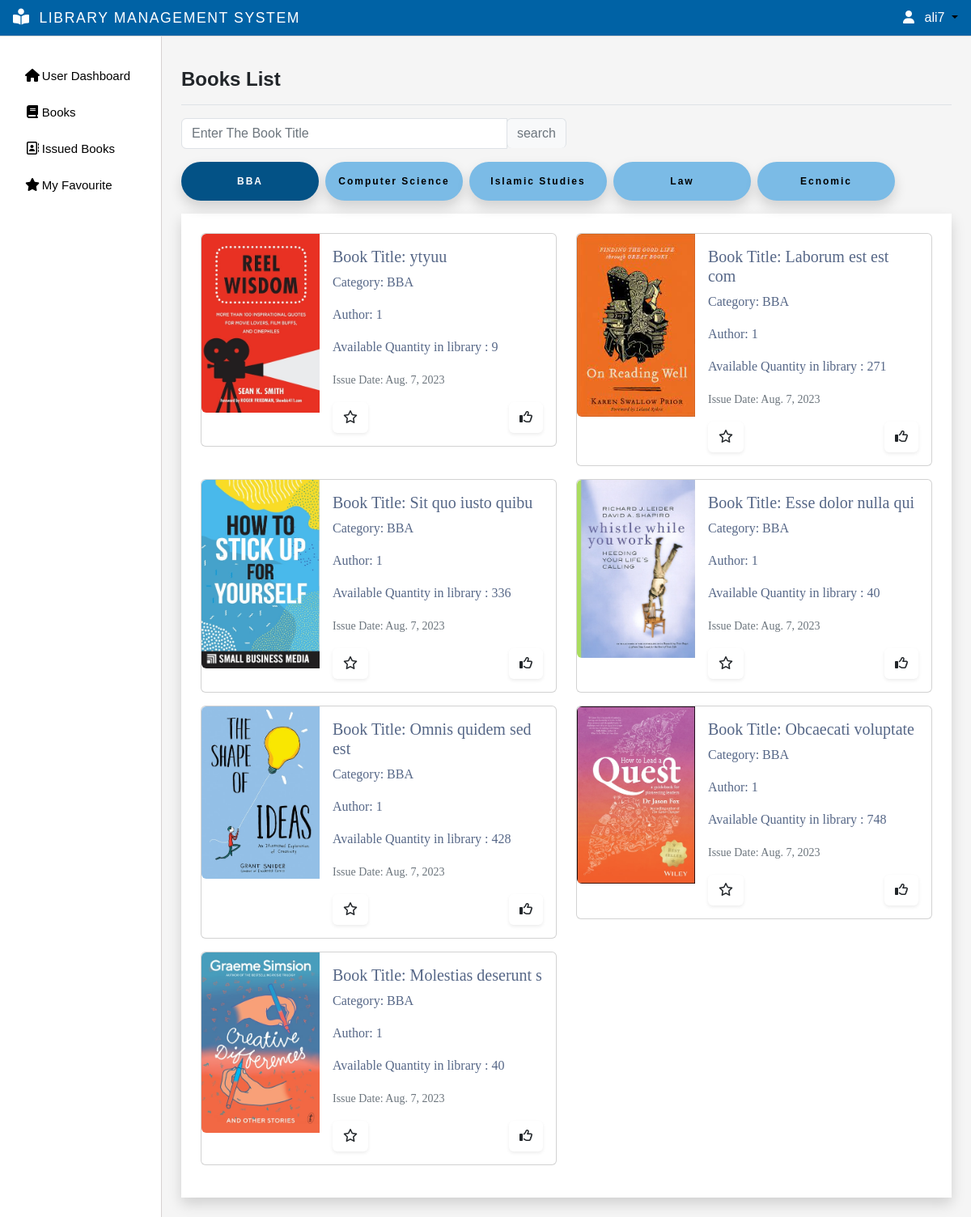
/book_list/?filter_by=BBA (signed in), run on an earlier commit of the app's database.
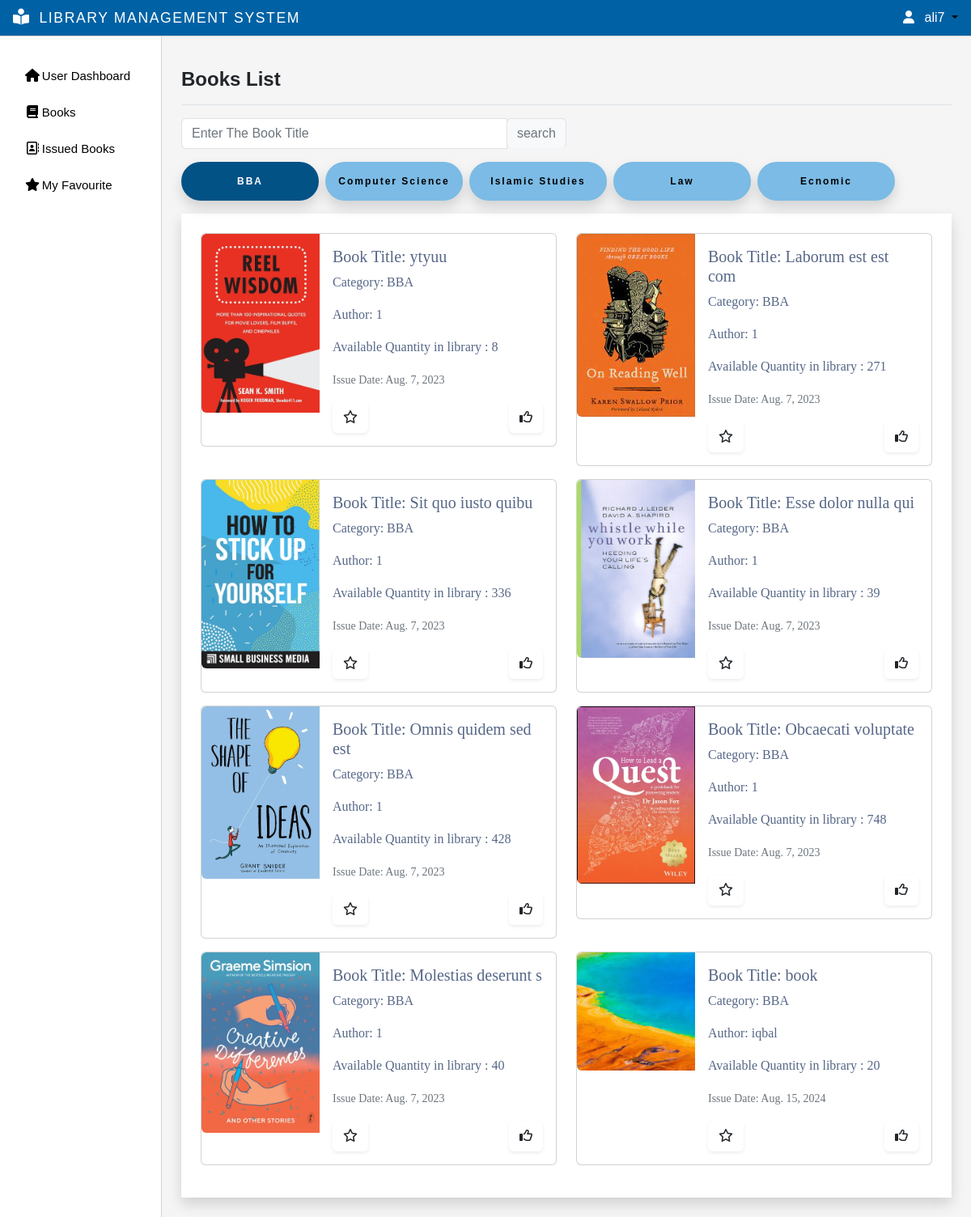
And on a later commit of the database.
### myapp/models.py (models this page shows, shortened)
class CustomUser(AbstractUser):
    email = models.EmailField(max_length=255, unique=True)
    username = models.CharField(max_length=50, unique=True)
    first_name = models.CharField(null=True, blank=True, max_length=100)
    father_name= models.CharField(null=True, blank=True, max_length=100)
    last_name = models.CharField(null=True, blank=True, max_length=100)
    phone_number = models.CharField(max_length=16)
    user_id = models.CharField(max_length=50,null=True,blank=True)
    group = models.ForeignKey(Group, on_delete=models.CASCADE, default=2)
    gender = models.CharField(max_length=1,null=True,blank=True)
    USERNAME_FIELD = 'email'
    EMAIL_FIELD = 'email'
    REQUIRED_FIELDS = []
    objects = CutomUserManager()

class Category(models.Model):
    name = models.CharField(max_length=200)
    status = models.BooleanField(default=True)
    def __str__(self):
        return self.name

class Books(models.Model):
    isbn_number = models.CharField(max_length=20,null=True,blank=True)
    title = models.CharField(max_length=20)
    book_descriptions = models.TextField(max_length=1000, null=True, blank=True)
    category = models.ForeignKey(Category, on_delete=models.CASCADE)
    available_quantity = models.IntegerField(default=0)
    cover_photo = models.ImageField(
        upload_to='images/', null=True, blank=True,  default='images/default.jpg')
    issue_date = models.DateField(auto_now_add=True)
    book_file = models.FileField(upload_to="files/",null=True,blank=True)
    author = models.CharField(max_length=255, null=True)
    class Meta:
        ordering = ['issue_date']

### myapp/decorators.py (the view)
        def wrapper_func(request, *args, **kwargs):
            group = None
            if request.user.group:
                group = request.user.group.name
            if group in allowed_roles:
                return view_func(request, *args, **kwargs)
            else:
                return HttpResponse('Your are not authorized to view this page!')

### myapp/utils.py (called while the page is built)
def paginateBooks(request, book, results):
    page = request.GET.get('page')
    paginator = Paginator(book, results)
    try:
        book = paginator.page(page)
    except PageNotAnInteger:
        page = 1
        book = paginator.page(page)
    except EmptyPage:
        page = paginator.num_pages
        book = paginator.page(page)
    leftIndex = (int(page) - 4)
    if leftIndex < 1:
        leftIndex = 1
    rightIndex = (int(page) + 5)
    if rightIndex > paginator.num_pages:
        rightIndex = paginator.num_pages + 1
    custom_range = range(leftIndex, rightIndex)
    return custom_range, book

def searchbooks(request):
    search_book = ''
    if request.GET.get('search_book'):
        search_book = request.GET.get('search_book')
    book = Books.objects.filter(Q(title__icontains=search_book)|
                                 Q(category__name__icontains=search_book)
                                 )
    return book, search_book

### myapp/templates/book_list_to_student.html (shortened to what this page needs)
{% extends 'main.html' %}
{% block title %}Books List{% endblock title %}
{% block content %}
<div class="search-customization">
	<div class="mb-3 w-50">
	  <form id="searchForm" action="{% url 'books-management' %}" method="GET">
		<div class="input-group">
		  <input
			class="form-control border"
			type="search"
			placeholder="Enter The Book Title"
			id="example-search-input"
			name="search_book"
			value="{{search_book}}"
		  />
		  <span class="input-group-append">
			<input
			  class="btn btn-outline-secondary bg-light border-bottom-0 border "
			  type="submit"
			  value="search"
			/>
		  </span>
		</div>
	  </form>
	</div>
</div>
<div class="d-flex justify-content-start gap-2 mb-3">
	{% for category in categories %}
		<a  href="{% url 'book-list' %}?filter_by={{ category.name }}">
			<div >
				<button class="landing-button shadow {% if category.name == request.GET.filter_by %}active{% endif %}">{{category.name}}</button>
			</div>
		</a>
	{% endfor %}
</div>
<div class="p-4 shadow bg-white ">
	<div class="row">
			{% for book in books %}
				<div class="col-md-6">
					<div class="card mb-3" style="max-width: 540px;">
						<div class="row g-0">
							<div class="col-md-4">
								{% if book.cover_photo %}
								<img src="{{ book.cover_photo.url }}" class="img-fluid rounded-start" alt="">
								{% endif %}
							</div>
							<div class="col-md-8">
								<div class="card-body">
									<h5 class="card-title" id="bookTitle{{book.id}}">Book Title: {{book.title}}</h5>
									<p class="card-text">Category: {{book.category}}</p>
									<p class="card-text">Author: {{book.author}}</p>
									<p class="card-text">Available Quantity in library : {{book.available_quantity}}</p>
									<p class="card-text"><small class="text-muted">Issue Date: {{book.issue_date}}</small></p>
										<div class="d-flex justify-content-between">
												{% if book.is_favourite %}
													<a href="{% url 'favourite' book_id=book.id favourite=0 %}" class="btn btn-default shadow-sm">
														<i class="fa-solid fa-star text-warning"></i>
													</a>
												{% else %}
												<a href="{% url 'favourite' book_id=book.id favourite=1 %}" class="btn btn-default shadow-sm">
												<i class="fa-regular fa-star"></i>
												</a>
												{% endif %}
												{% if book.is_liked %}
													<a href="{% url 'like' book_id=book.id like=0 %}" class="btn btn-default shadow-sm">
														<i class="fa-solid fa-thumbs-up text-primary"></i>
													</a>
												{% else %}
													<a href="{% url 'like' book_id=book.id like=1 %}"class="btn btn-default shadow-sm">
														<i class="fa-regular fa-thumbs-up"></i>
													</a>
												{% endif %}
										</div>
								</div>
							</div>
						</div>
					</div>
				</div>
			{% endfor %}
	</div>
</div>
<br>
{% endblock content %}

### templates/main.html (shortened to what this page needs)
<!DOCTYPE html>
{% load static %}
<html lang="en">
<head>
    <link href="https://cdn.jsdelivr.net/npm/select2@4.1.0-rc.0/dist/css/select2.min.css" rel="stylesheet" />
    <link rel="stylesheet" href="https://cdnjs.cloudflare.com/ajax/libs/font-awesome/6.4.0/css/all.min.css">
    <link rel="stylesheet" href="https://cdn.jsdelivr.net/npm/bootstrap@5.2.3/dist/css/bootstrap.min.css ">
    <link rel="stylesheet" href="{% static '/css/main.css' %}">
    <link rel="stylesheet" href="{% static '/css/style.css' %}">
    <link href="https://cdn.jsdelivr.net/npm/select2@4.1.0/dist/css/select2.min.css" rel="stylesheet" />
    <link rel="stylesheet" href="https://cdnjs.cloudflare.com/ajax/libs/chosen/1.8.7/chosen.css">
</head>
<body>
    {% include 'navbar.html' %}
    <div class="container-fluid">
      <div class="row">
        {% include 'offcanvas.html' %}
        <main role="main" class="col-md-9 ml-sm-auto col-lg-10 px-4 main-div ">
          <div class="d-flex justify-content-between flex-wrap flex-md-nowrap align-items-center pb-2 mb-3 border-bottom">
            <h4 class="fw-bold text-dark">
              {% block title %}{% endblock title %}
            </h4>
          </div>
          <div>
            {% block content %}
            {% endblock content %}
          </div>
        </main>
      </div>
    </div>
  </body>
</html>

### templates/navbar.html (shortened to what this page needs)
{% load static %}
{% load custom_tags %}
if {% if request.resolver_match.url_name == 'index' %}
<nav class="navbar navbar-expand-lg backgroundcolor fixed-top bg-light">
  <div class="container">
    <a href="{% url 'index' %}"><img src="{% static 'images/en.png' %}" class="w-48" alt=""></a>
    <button class="navbar-toggler" type="button" data-bs-toggle="collapse" data-bs-target="#navbarNav" aria-controls="navbarNav" aria-expanded="false" aria-label="Toggle navigation">
        <span class="navbar-toggler-icon"></span>
      </button>
      <div class="collapse navbar-collapse" id="navbarNav">
        <ul class="navbar-nav ms-auto">
          <li class="nav-item">
            <a class="nav-link fw-bolder " aria-current="page" href="{% url 'index' %}">Home</a>
          </li>
          <li class="nav-item">
            <div class="collapse navbar-collapse show" id="navbarNavDarkDropdown">
              <ul class="navbar-nav">
                <li class="nav-item dropdown ">
                  <a class="nav-link dropdown-toggle fw-bolder" href="{% url 'index' %}" id="navbarDarkDropdownMenuLink" role="button" data-bs-toggle="dropdown" aria-expanded="false">
                    Categories
                  </a>
                  <ul class="dropdown-menu dropdown-menu-light" aria-labelledby="navbarDarkDropdownMenuLink">
                    <li class="nav-item">
                      {% get_categories %}
                      <!-- {% for g in get_categories %}
                      {{g}}
                      {% endfor %} -->
                    </li>
                  </ul>
                </li>
              </ul>
            </div>
          </li>
          <li class="nav-item">
            <div class="collapse navbar-collapse show" id="navbarNavDarkDropdown">
              <ul class="navbar-nav">
                <li class="nav-item dropdown ">
                  <a class="nav-link dropdown-toggle fw-bolder" href="{% url 'index' %}" id="navbarDarkDropdownMenuLink" role="button" data-bs-toggle="dropdown" aria-expanded="false">
                    Links
                  </a>
                  <ul class="dropdown-menu dropdown-menu-light" aria-labelledby="navbarDarkDropdownMenuLink">
                    <li class="nav-item">
                      <a href="https://sppl.org" class="dropdown-item">Saint Paul Public Library</a>
                      <a href="https://cphlibrary.org/" class="dropdown-item">Clifton Park Halfmoon Library</a>
                      <a href="https://aadl.org/" class="dropdown-item">Ann Arbor District Library</a>
                      <a href="https://www.nypl.org/" class="dropdown-item">New York Public Library</a>
                      <a href="https://www.brooklinelibrary.org/" class="dropdown-item">Brookline Public Library</a>
                    </li>
                  </ul>
                </li>
              </ul>
            </div>
          </li>
          <li class="nav-item">
            <a class="nav-link fw-bolder" href="{% url 'contact-us' %}">Contact us</a>
          </li>
        </ul>
      </div>
    </div>
  </nav>
  {% else %}
<nav class="navbar navbar-expand-lg backgroundcolor fixed-top px-3 py-1 justify-content-between">
  <a class="navbar-brand" href="{% url 'admin-page' %}">
    <i class="fa-solid fa-book-open-reader navbar-icon "></i>
    <span class="ms-2 text-white">LIBRARY MANAGEMENT SYSTEM</span>
  </a>
  <div class="dropdown">
    {% if request.user.username %}
        <a class="dropdown-toggle user-menu-item" data-bs-toggle="dropdown" aria-expanded="false">
          <i class="fa-solid fa-user me-2 text-white"></i>
            <span class="text-white">{{request.user.username}}</span>
        </a>
    {% endif %}
  </div>
</nav>
  {% endif %}

### templates/offcanvas.html (shortened to what this page needs)
<nav class="col-md-2 d-none d-md-block sidebar">
  <div class="sidebar-sticky">
    <ul class="nav flex-column">
      {% if not request.user.is_staff%}
        <li class="nav-item">
          <a class="nav-link {% if request.get_full_path == '/view-issue-to-student/' %}active{% endif %}" href="{% url 'view-issue-to-student' %}">
            <div class="row g-0">
              <div class="col-md-2 text-center">
                <i class="fa-solid fa-house"></i>
              </div>
              <div class="col-md-10">
                <span class="font-12">User Dashboard</span>
              </div>
            </div>
          </a>
        </li>
        <li class="nav-item">
          <a class="nav-link {% if request.get_full_path == '/book_list/' %}active{% endif %}" href="{% url 'book-list' %}">
            <div class="row g-0">
              <div class="col-md-2 text-center">
                <i class="fa-solid fa-book"></i>
              </div>
              <div class="col-md-10">
                <span class="font-12"> Books</span>
              </div>
            </div>
          </a>
        </li>
        <li class="nav-item">
          <a class="nav-link {% if request.get_full_path == '/issue-book-to-student/' %}active{% endif %}" href="{% url 'issue-book-to-student' %}">
            <div class="row g-0">
              <div class="col-md-2 text-center">
                <i class="fa-regular fa-address-book"></i>
              </div>
              <div class="col-md-10">
                <span class="font-12">Issued Books</span>
              </div>
            </div>
          </a>
        </li>
        <li class="nav-item">
          <a class="nav-link {% if request.get_full_path == '/my-favourites/' %}active{% endif %}" href="{% url 'my-favourites' %}">
            <div class="row g-0">
              <div class="col-md-2 text-center">
                <i class="fa-solid fa-star"></i>
              </div>
              <div class="col-md-10">
                <span class="font-12">My Favourite</span>
              </div>
            </div>
          </a>
        </li>
      {% endif %}
    </ul>
  </div>
</nav>

### static/css/main.css (style rules this page uses)
body { color: #566787; background: #f5f5f5; font-family: 'Varela Round', sans-serif; }
.text-white { color:#fff !important; }
body { overflow-y:scroll; }
.navbar-icon { margin-top: -9px !important; font-size: 20px !important; }

### static/css/style.css (style rules this page uses)
* { margin: 0; padding: 0; box-sizing: border-box; }
:root { --offconvas-width: 270px; --topNavbarHeight: 56px; }
.navbar-icon { color: white; }
.backgroundcolor { background-color: rgba(0,98, 165, 1); border-bottom:1px solid #d6d1d1; }
@media screen and (min-width: 1200px) { .ms-2 { font-size: 1.1rem !important; letter-spacing: 0.1rem; } }
@media (min-width : 920px) { .navbar-brand { font-size: 0.9rem !important; } }
@media (min-width : 390px) { .navbar-brand { font-size: 1rem !important ; } }
.sidebar { min-height:100vh; background-color:#ffffff; border-right:1px solid #d6d1d1; }
.main-div { padding-top:60px; }
.sidebar-sticky { padding-top:45px; }
.sidebar-sticky ul li a { color:#000000; }
.sidebar-sticky ul li { margin-top:5px; width: 100%; }
.sidebar-sticky ul li a { border-radius:5px; }
.user-menu-item { color:#000000; text-decoration:none; cursor: pointer; }
.font-12 { font-size: 15px; }
.search-customization { display: flex; justify-content: space-between; }
.card { font-family:auto; }
.landing-button { border: none; border-radius: 2rem; background-color: rgb(123, 187,230, 1); padding: 15px; letter-spacing: 2px; font-size: 12px; font-weight: 700; width:170px ; }
.active, .landing-button:hover { background-color:rgb(3, 82, 134); color: #fff; }

What changed in the data, as far as the page shows it:
changed Books "ytyuu": available_quantity "9" → "8"
changed Books "Esse dolor nulla qui": available_quantity "40" → "39"
added Books: cover_photo (picture), title "book", category "BBA", author "iqbal", available_quantity "20", issue_date "Aug. 15, 2024"
